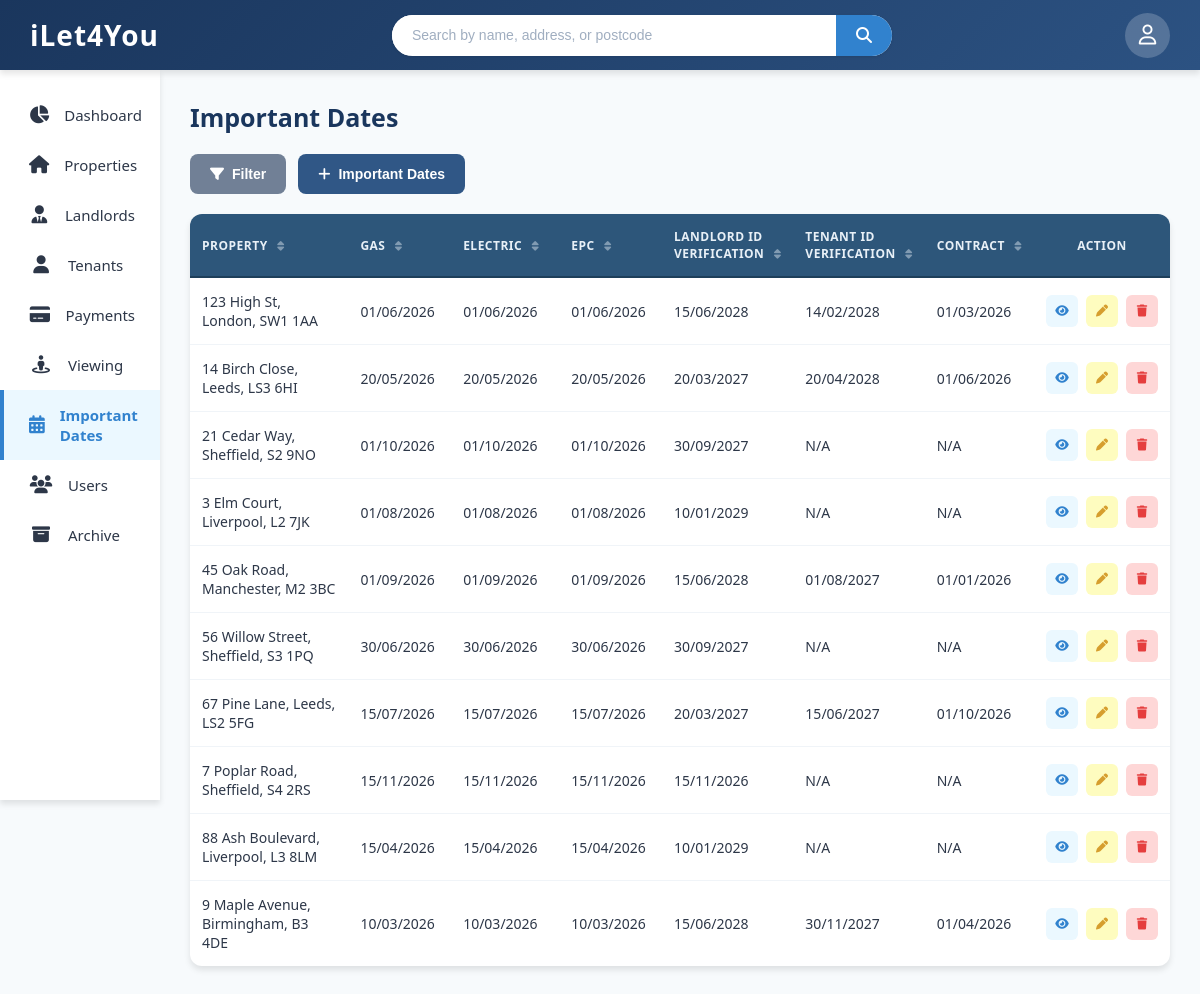
Page /important-dates.php on the committed database.
### tables this page shows
CREATE TABLE properties (
    property_id INTEGER PRIMARY KEY AUTOINCREMENT,
    property_address TEXT NOT NULL,
    property_type TEXT NOT NULL,
    monthly_rent REAL NOT NULL,
    landlord_id INTEGER NOT NULL,
    gas_cert_due TEXT NOT NULL,
    electric_cert_due TEXT NOT NULL,
    epc_due_date TEXT NOT NULL,
    landlord_id_expiry_date TEXT NOT NULL,
    room_count INTEGER NOT NULL,
    bathroom_count INTEGER NOT NULL,
    epc_rating TEXT NOT NULL,
    has_garden INTEGER NOT NULL,
    allowed_pets INTEGER NOT NULL,
    council_band TEXT NOT NULL,
    archived INTEGER NOT NULL,
    date_archived TEXT
);

CREATE TABLE "tenants" (
	"tenant_id"	INTEGER,
	"name"	TEXT NOT NULL,
	"phone"	TEXT NOT NULL,
	"email"	TEXT NOT NULL,
	"id_type"	TEXT NOT NULL,
	"id_number"	TEXT NOT NULL,
	"id_expiry_date"	TEXT NOT NULL,
	"archived"	INTEGER NOT NULL,
	"date_archived"	TEXT,
	PRIMARY KEY("tenant_id" AUTOINCREMENT)
);

### important-dates.php (the view, shortened to what this page needs)
<?php
$dbPath = __DIR__ . '/database.db';
try {
    $pdo = new PDO('sqlite:' . $dbPath);
    $pdo->setAttribute(PDO::ATTR_ERRMODE, PDO::ERRMODE_EXCEPTION);
} catch (PDOException $e) {
    die('DB connection failed: ' . $e->getMessage());
}
$stmt = $pdo->query("
    SELECT
        p.property_id,
        p.property_address,
        p.gas_cert_due,
        p.electric_cert_due,
        p.epc_due_date,
        p.landlord_id_expiry_date AS landlord_id_expiry,
        t.id_expiry_date AS tenant_id_expiry,
        c.contract_end
    FROM properties p
    LEFT JOIN contracts c ON c.contract_id = (
        SELECT c2.contract_id
        FROM contracts c2
        WHERE c2.property_id = p.property_id
        ORDER BY c2.contract_end DESC
        LIMIT 1
    )
    LEFT JOIN tenants t ON t.tenant_id = c.tenant_id
    WHERE p.archived = 0
    ORDER BY p.property_address
");
$importantDates = $stmt->fetchAll(PDO::FETCH_ASSOC);
function formatDateValue($date) {
    if (empty($date)) {
        return 'N/A';
    }
    $timestamp = strtotime($date);
    return date('d/m/Y', $timestamp);
}
?>
<!DOCTYPE html>
<html lang="en">
<head>
    <link rel="stylesheet" href="https://cdnjs.cloudflare.com/ajax/libs/font-awesome/6.5.1/css/all.min.css">
    <link rel="stylesheet" href="style.css">
    <link rel="stylesheet" href="tables.css">
</head>
<body onload="CallNavbar(); loadModals();">
    <main class="main-content">
        <h1 class="page-title">Important Dates</h1>
        <div class="main-container">
            <div class="controls-row">
                <button class="btn-filter-toggle" id="filterToggle" onclick="toggleFilter()">
                    <i class="fa-solid fa-filter"></i> Filter
                </button>
                <button class="btn-add blue" onclick="showImportantDatesInfo()">
                    <i class="fa-solid fa-plus"></i> Important Dates
                </button>
            </div>
            <div class="table-container">
                <div class="table-wrapper">
                    <table id="importantDatesTable">
                        <thead>
                            <tr>
                                <th class="sortable col-property" onclick="sortTable('property', this)">
                                    Property <i class="fa-solid fa-sort sort-icon"></i>
                                </th>
                                <th class="sortable col-gas" onclick="sortTable('gas', this)">
                                    Gas <i class="fa-solid fa-sort sort-icon"></i>
                                </th>
                                <th class="sortable col-electric" onclick="sortTable('electric', this)">
                                    Electric <i class="fa-solid fa-sort sort-icon"></i>
                                </th>
                                <th class="sortable col-epc" onclick="sortTable('epc', this)">
                                    EPC <i class="fa-solid fa-sort sort-icon"></i>
                                </th>
                                <th class="sortable col-idlandlord" onclick="sortTable('idlandlord', this)">
                                    Landlord Id <br>Verification <i class="fa-solid fa-sort sort-icon"></i>
                                </th>
                                <th class="sortable col-idtenant" onclick="sortTable('idtenant', this)">
                                    Tenant Id <br>Verification <i class="fa-solid fa-sort sort-icon"></i>
                                </th>
                                <th class="sortable col-contract" onclick="sortTable('contract', this)">
                                    Contract <i class="fa-solid fa-sort sort-icon"></i>
                                </th>
                                <th class="col-action">Action</th>
                            </tr>
                        </thead>
                        <tbody id="tableBody">
<?php foreach ($importantDates as $row): ?>
                            <tr
                                data-property="<?= strtolower(htmlspecialchars($row['property_address'] ?? '')) ?>"
                                data-gas="<?= htmlspecialchars($row['gas_cert_due'] ?? '') ?>"
                                data-electric="<?= htmlspecialchars($row['electric_cert_due'] ?? '') ?>"
                                data-epc="<?= htmlspecialchars($row['epc_due_date'] ?? '') ?>"
                                data-idlandlord="<?= htmlspecialchars($row['landlord_id_expiry'] ?? '') ?>"
                                data-idtenant="<?= htmlspecialchars($row['tenant_id_expiry'] ?? '') ?>"
                                data-contract="<?= htmlspecialchars($row['contract_end'] ?? '') ?>"
                            >
                                <td class="property-name"><?= htmlspecialchars($row['property_address'] ?? 'N/A') ?></td>
                                <td class="gas-date"><?= htmlspecialchars(formatDateValue($row['gas_cert_due'] ?? null)) ?></td>
                                <td class="electric-date"><?= htmlspecialchars(formatDateValue($row['electric_cert_due'] ?? null)) ?></td>
                                <td class="epc-date"><?= htmlspecialchars(formatDateValue($row['epc_due_date'] ?? null)) ?></td>
                                <td class="landlord-id-ver"><?= htmlspecialchars(formatDateValue($row['landlord_id_expiry'] ?? null)) ?></td>
                                <td class="tenant-id-ver"><?= htmlspecialchars(formatDateValue($row['tenant_id_expiry'] ?? null)) ?></td>
                                <td class="contract-enddate"><?= htmlspecialchars(formatDateValue($row['contract_end'] ?? null)) ?></td>
                                <td>
                                    <div class="action-buttons">
                                        <button class="action-btn action-btn-view" title="View" onclick="viewImportantDate(this)">
                                            <i class="fa-solid fa-eye"></i>
                                        </button>
                                        <button class="action-btn action-btn-edit" title="Edit" onclick="editImportantDate(this)">
                                            <i class="fa-solid fa-pen"></i>
                                        </button>
                                        <button class="action-btn action-btn-delete" title="Delete" onclick="deleteImportantDate(this)">
                                            <i class="fa-solid fa-trash"></i>
                                        </button>
                                    </div>
                                </td>
                            </tr>
<?php endforeach; ?>
                        </tbody>
                    </table>
                </div>
            </div>
        </div>
    </main>
</body>
</html>

### style.css (style rules this page uses)
body { font-family: 'Segoe UI', Tahoma, Geneva, Verdana, sans-serif; background: #f7fafc; color: #2d3748; min-height: 100vh; }
* { margin: 0; padding: 0; box-sizing: border-box; cursor: default; }
.main-content { margin-top: 70px; margin-left: 160px; padding: 30px; min-height: calc(100vh - 70px); max-width: calc(100vw - 160px); overflow-x: hidden; }
.page-title { font-size: 25px; font-weight: 700; color: #1a365d; margin-bottom: 20px; }

### tables.css (style rules this page uses)
.main-container { width: 100%; max-width: 100%; margin: 0 auto; }
.controls-row { display: flex; align-items: center; gap: 12px; margin-bottom: 20px; flex-wrap: wrap; }
.btn-filter-toggle { background: #718096; color: #ffffff; border: none; padding: 12px 20px; border-radius: 8px; font-size: 14px; font-weight: 600; cursor: pointer; transition: all 0.3s ease; display: flex; align-items: center; gap: 8px; white-space: nowrap; }
.btn-add { padding: 12px 20px; border-radius: 8px; font-size: 14px; font-weight: 600; cursor: pointer; transition: all 0.3s ease; display: flex; align-items: center; gap: 8px; border: none; white-space: nowrap; }
.btn-add.blue { background: #305786; color: #ffffff; }
.table-container { background: #ffffff; border-radius: 12px; box-shadow: 0 4px 6px rgba(0, 0, 0, 0.1); overflow: hidden; }
.table-wrapper { overflow-x: auto; }
table { width: 100%; border-collapse: collapse; min-width: 100%; }
table thead { background: #2d567a; }
table th { padding: 14px 12px; text-align: left; font-size: 12px; font-weight: 600; color: #e8f0f7; text-transform: uppercase; letter-spacing: 0.5px; border-bottom: 2px solid #1e3f5a; white-space: nowrap; }
table th.sortable { cursor: pointer; user-select: none; transition: background 0.2s ease; }
table th.sortable i { margin-left: 6px; font-size: 11px; opacity: 0.45; transition: opacity 0.2s ease, color 0.2s ease; }
table tbody tr { transition: background 0.15s ease; border-bottom: 1px solid #f0f4f8; cursor: pointer; }
table tbody tr:last-child { border-bottom: none; }
table td { padding: 14px 12px; font-size: 14px; color: #2d3748; vertical-align: middle; }
.action-buttons { display: flex; gap: 8px; justify-content: center; }
.action-btn { width: 32px; height: 32px; border: none; border-radius: 6px; cursor: pointer; display: flex; align-items: center; justify-content: center; transition: all 0.2s ease; font-size: 12px; position: relative; z-index: 1; }
.action-btn-view { background: #ebf8ff; color: #3182ce; }
.action-btn-edit { background: #fefcbf; color: #d69e2e; }
.action-btn-delete { background: #fed7d7; color: #e53e3e; }
@media (max-width: 1200px) { .controls-row { flex-wrap: wrap; } }

### important-dates.php (style rules this page uses)
.col-property { width: 22%; }
.col-gas { width: 11%; }
.col-electric { width: 12%; }
.col-epc { width: 11%; }
.col-idlandlord { width: 12%; }
.col-idtenant { width: 11%; }
.col-contract { width: 11%; }
.col-action { width: 10%; text-align: center; }

### rows in the picture
properties: property_address "123 High St, London, SW1 1AA", gas_cert_due "01/06/2026", electric_cert_due "01/06/2026", epc_due_date "01/06/2026", landlord_id_expiry_date "15/06/2028", tenants.id_expiry_date "14/02/2028", contract_end "01/03/2026"
properties: property_address "14 Birch Close, Leeds, LS3 6HI", gas_cert_due "20/05/2026", electric_cert_due "20/05/2026", epc_due_date "20/05/2026", landlord_id_expiry_date "20/03/2027", tenants.id_expiry_date "20/04/2028", contract_end "01/06/2026"
properties: property_address "21 Cedar Way, Sheffield, S2 9NO", gas_cert_due "01/10/2026", electric_cert_due "01/10/2026", epc_due_date "01/10/2026", landlord_id_expiry_date "30/09/2027", tenant_id_expiry "N/A", contract_end "N/A"
properties: property_address "3 Elm Court, Liverpool, L2 7JK", gas_cert_due "01/08/2026", electric_cert_due "01/08/2026", epc_due_date "01/08/2026", landlord_id_expiry_date "10/01/2029", tenant_id_expiry "N/A", contract_end "N/A"
properties: property_address "45 Oak Road, Manchester, M2 3BC", gas_cert_due "01/09/2026", electric_cert_due "01/09/2026", epc_due_date "01/09/2026", landlord_id_expiry_date "15/06/2028", tenants.id_expiry_date "01/08/2027", contract_end "01/01/2026"
properties: property_address "56 Willow Street, Sheffield, S3 1PQ", gas_cert_due "30/06/2026", electric_cert_due "30/06/2026", epc_due_date "30/06/2026", landlord_id_expiry_date "30/09/2027", tenant_id_expiry "N/A", contract_end "N/A"
properties: property_address "67 Pine Lane, Leeds, LS2 5FG", gas_cert_due "15/07/2026", electric_cert_due "15/07/2026", epc_due_date "15/07/2026", landlord_id_expiry_date "20/03/2027", tenants.id_expiry_date "15/06/2027", contract_end "01/10/2026"
properties: property_address "7 Poplar Road, Sheffield, S4 2RS", gas_cert_due "15/11/2026", electric_cert_due "15/11/2026", epc_due_date "15/11/2026", landlord_id_expiry_date "15/11/2026", tenant_id_expiry "N/A", contract_end "N/A"
properties: property_address "88 Ash Boulevard, Liverpool, L3 8LM", gas_cert_due "15/04/2026", electric_cert_due "15/04/2026", epc_due_date "15/04/2026", landlord_id_expiry_date "10/01/2029", tenant_id_expiry "N/A", contract_end "N/A"
properties: property_address "9 Maple Avenue, Birmingham, B3 4DE", gas_cert_due "10/03/2026", electric_cert_due "10/03/2026", epc_due_date "10/03/2026", landlord_id_expiry_date "15/06/2028", tenants.id_expiry_date "30/11/2027", contract_end "01/04/2026"
